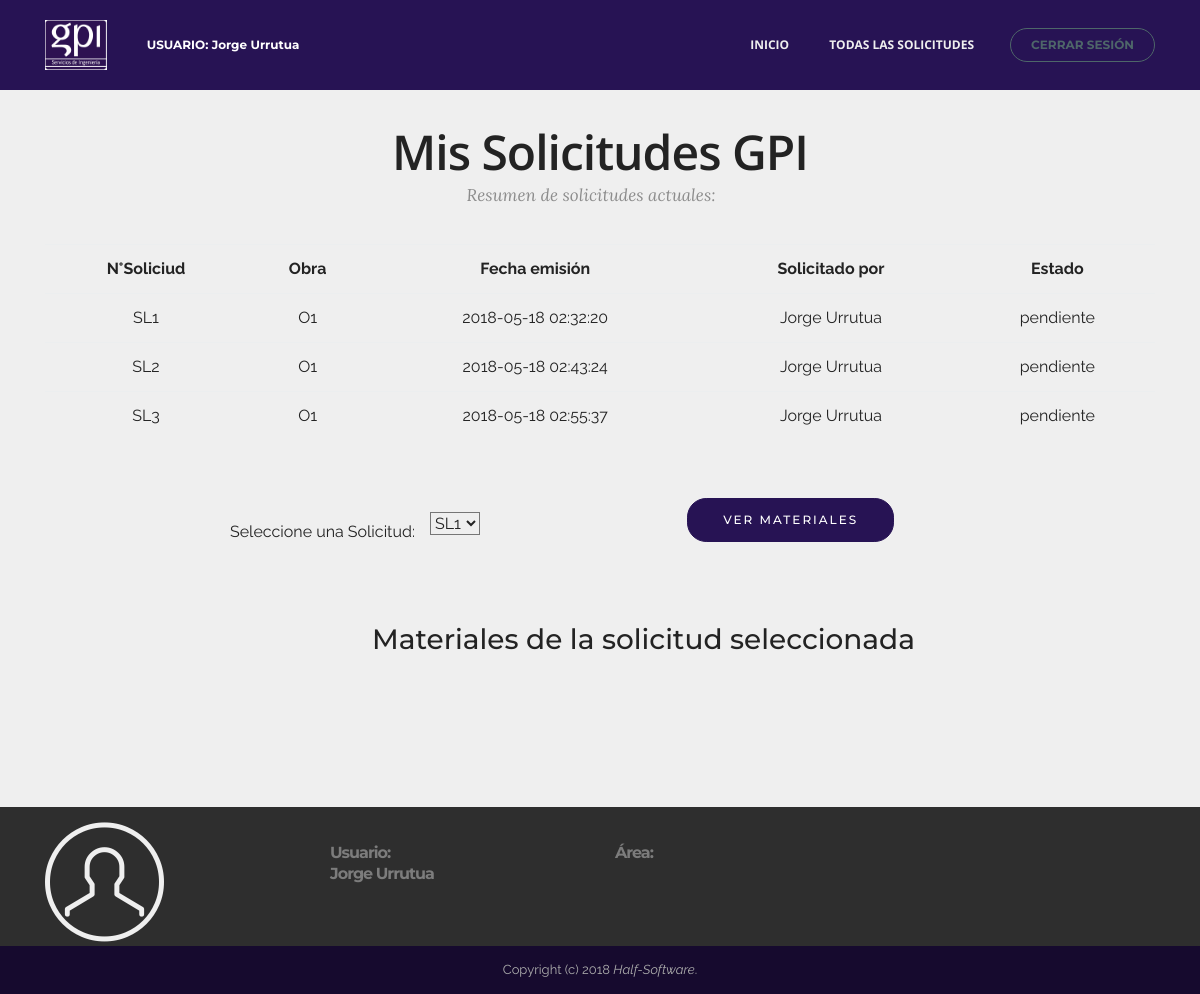
/GPI4/obras/mis_solicitudes.php (signed in), run on an earlier commit of the app's database.
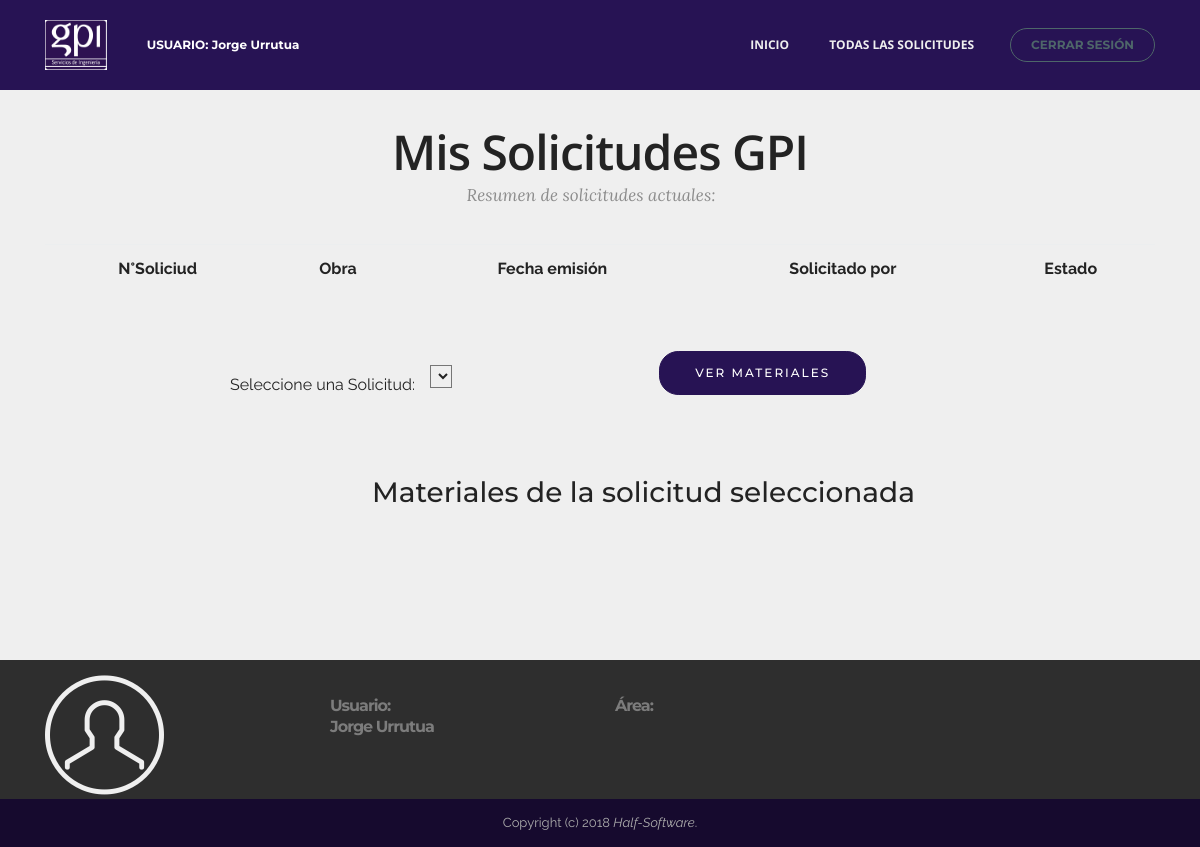
And on a later commit of the database.
### tables this page shows
CREATE TABLE IF NOT EXISTS `solicitud` (
  `numero` varchar(45) NOT NULL,
  `number` int(11) DEFAULT NULL,
  `fecha` timestamp NOT NULL DEFAULT CURRENT_TIMESTAMP,
  `solicitador` varchar(100) NOT NULL,
  `obra` varchar(45) NOT NULL,
  `estado` set('pendiente','reservada','solicitada','enviada a proveedores','recibida') NOT NULL DEFAULT 'pendiente',
  PRIMARY KEY (`numero`),
  KEY `solicitador` (`solicitador`,`obra`),
  KEY `obra` (`obra`),
  KEY `estado` (`estado`)
);

### GPI4/obras/mis_solicitudes.php (the view, shortened to what the changed rows need)
<!DOCTYPE html>
<html >
<head>
  <link rel="stylesheet" href="assets/web/assets/mobirise-icons/mobirise-icons.css">
  <link rel="stylesheet" href="assets/tether/tether.min.css">
  <link rel="stylesheet" href="assets/bootstrap/css/bootstrap.min.css">
  <link rel="stylesheet" href="assets/animate.css/animate.min.css">
  <link rel="stylesheet" href="assets/dropdown/css/style.css">
  <link rel="stylesheet" href="assets/theme/css/style.css">
  <link rel="stylesheet" href="assets/mobirise/css/mbr-additional.css" type="text/css">
</head>
<body>
 <?php
	$conexion = new mysqli("localhost", "root", "", "gpi");
	$usuario = $_SESSION['username'];
	$sql = "SELECT * FROM solicitud WHERE solicitador = '$usuario'";
	$result = $conexion->query($sql);
?>
<section class="mbr-section form2" id="form2-12" data-rv-view="116" style="background-color: rgb(239, 239, 239); padding-top: 20px; padding-bottom: 120px;">
    <div class="mbr-section mbr-section__container mbr-section__container--middle">
        <div class="container">
            <div class="row">
                <div class="col-xs-12 text-xs-center">
              	<table  class="table">
				<?php while ($row = mysqli_fetch_assoc($result)){
					$numero = $row['numero'];
					$fecha = $row['fecha'];
					$solicitador = $row['solicitador'];
					$estado = $row['estado'];
					$obra2 = $row['obra'];
					echo "<tr><td>$numero</td><td>$obra2</td><td>$fecha</td><td>$solicitador</td><td>$estado</td></tr>";
				}?>
				</table>
                </div>
            </div>
        </div>
    </div>
    <div class="mbr-section mbr-section-nopadding">
        <div class="container">
            <div class="row">
                    <?php $result = $conexion->query($sql);?>
					<table ><form class="mbr-form" method='post' action='mis_solicitudes.php' >
						<tr><td><label class="boton2"><br>Seleccione una Solicitud:</label></td><td><select name='solicitud' class="boton3">
						<?php while ($row = mysqli_fetch_assoc($result)){
							$numero = $row['numero'];
							echo "<option value='$numero'>$numero</option>";
						}?>
						</select></td>
						<td><span class="boton"><button type="submit" class="btn btn-primary">VER MATERIALES</button></span></td></tr>
					</form></table>
            </div>
        </div>
    </div>
</section>
  </body>
</html>

What changed in the data, as far as the page shows it:
no longer on this page (row edited): solicitud: numero "SL1", obra "O1", fecha "2018-05-18 02:32:20", solicitador "Jorge Urrutua", estado "pendiente"
no longer on this page (row edited): solicitud: numero "SL2", obra "O1", fecha "2018-05-18 02:43:24", solicitador "Jorge Urrutua", estado "pendiente"
no longer on this page (row edited): solicitud: numero "SL3", obra "O1", fecha "2018-05-18 02:55:37", solicitador "Jorge Urrutua", estado "pendiente"
Also different on the page:
form field solicitud: "SL1" → (not shown)
